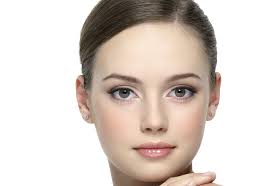
#> input picture imgres.jpg, 271 x 186 px
$ python reflect_image.py   (Python 2 division)
#> lines starting #> are read from the running program, lines starting #| are printed output that depends on the picture
import numpy as np

#Reflect arrays of any dimension horizontally or vertically
#dimension = 0: reflect vertically (around x-axis)
#dimension = 1: reflect horizontally (around y-axis)
def reflect(image, dimension):
	dimension_size = image.shape[dimension] #get size of this dimension
	#changes VIEW ONLY: want dimension to slice along to be first for easy indexing
	image = image.swapaxes(dimension, 0)
	#only iterate over the left half (will be swapped with right half)
	for entry in range(dimension_size/2):
		#swap values with mirror image column
		#in all color channels and all rows
		temp_val = np.copy(image[entry])
		image[entry] = image[dimension_size - (entry+1)]
		image[dimension_size - (entry+1)] = temp_val
	image = image.swapaxes(dimension, 0) #swap dimensions back
	return image

if __name__ == "__main__":
	import matplotlib.pyplot as plt
	img_file = "imgres.jpg"
	img = plt.imread(img_file)
#> img is the input picture: shape (186, 271, 3); mean R, G, B 219.4, 208.7, 201.5

	vertically_reflected_image = reflect(np.copy(img), 0)
#> after the loop in reflect, `for entry in range(dimension_size/2):`:
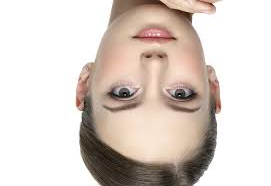
#> image: shape (186, 271, 3); mean R, G, B 219.4, 208.7, 201.5
	horizontally_reflected_image = reflect(np.copy(img), 1)
#> call 2 of reflect, with dimension = 1
#> in reflect (call 2), `image = image.swapaxes(dimension, 0)`:
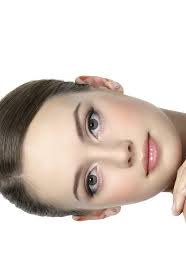
#> image: shape (271, 186, 3); mean R, G, B 219.4, 208.7, 201.5
#> after the loop in reflect (call 2), `for entry in range(dimension_size/2):`:
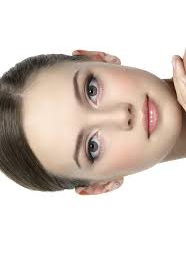
#> image: shape (271, 186, 3); mean R, G, B 219.4, 208.7, 201.5
#> in reflect (call 2), `image = image.swapaxes(dimension, 0)`:
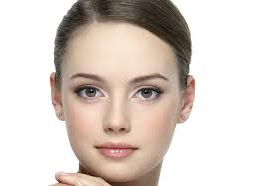
#> image: shape (186, 271, 3); mean R, G, B 219.4, 208.7, 201.5

	#make plots
	plt.imshow(img)
	plt.title("original image: ")
	plt.figure()

	plt.imshow(vertically_reflected_image)
	plt.title("specifying dimension reflected around x axis: ")
	plt.figure()

	plt.imshow(horizontally_reflected_image)
	plt.title("specifying dimension reflected around y axis: ")
	#don't need to specify last figure

	#show plot
	plt.show()
